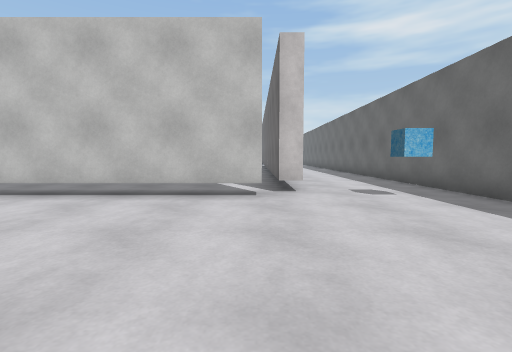
[1] (above)

21 first-person views from a walk through a Unity game level. The camera is 1.5 m above the floor, tilts 4° down and sees 85° across. The floor is counted in squares, 2 m on a side. Each view is taken from the middle of a square. On the plan, view 1 faces up. The plan holds only what a view shows up to about 10 squares ahead; the rest is blank. The place goes on beyond the plan. The player is left out. Some surface patterns are stand-ins.

[2]
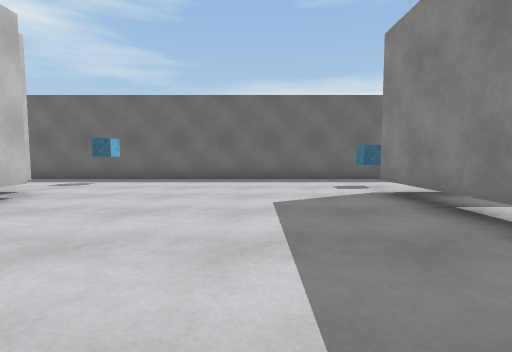

[3]
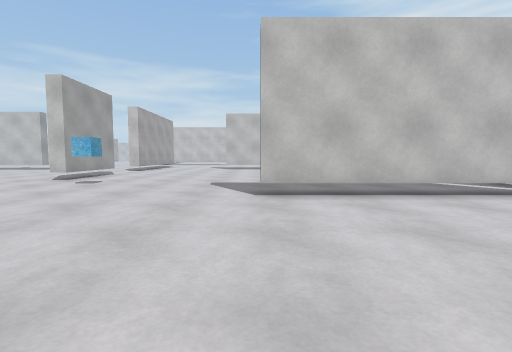

[4]
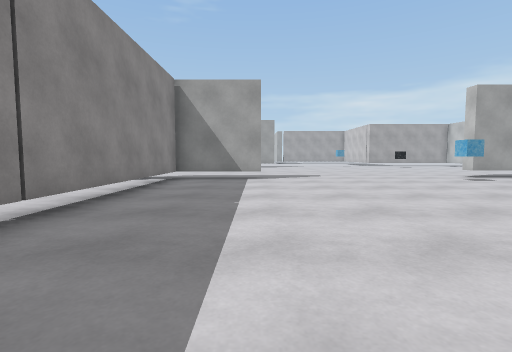

[5]
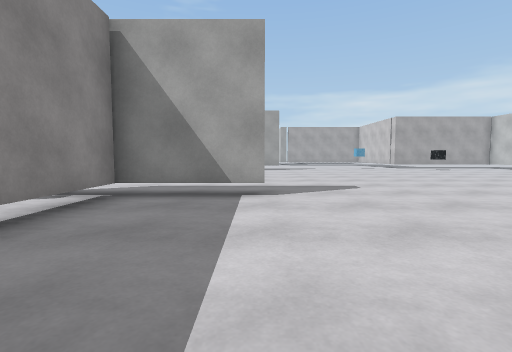

[6]
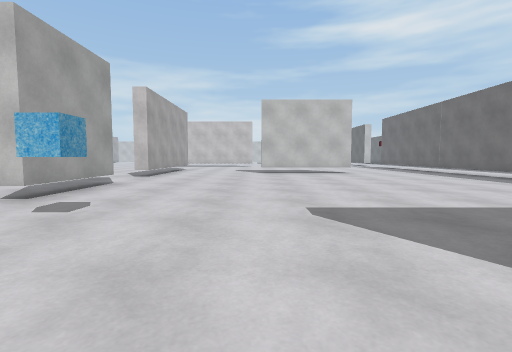

[7]
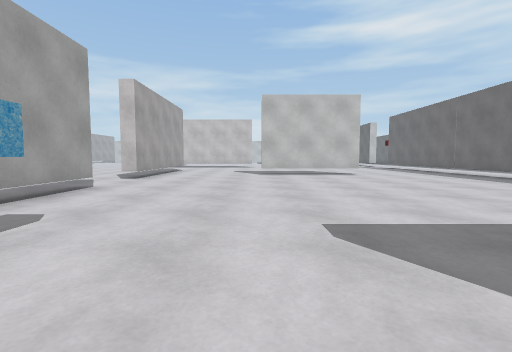

[8]
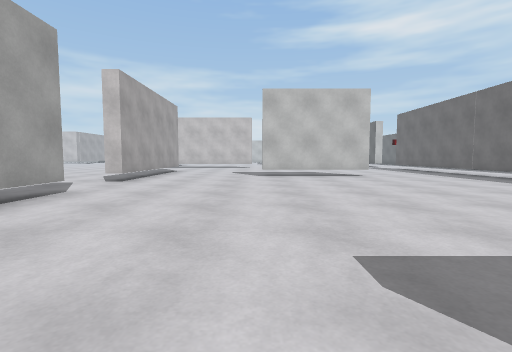

[9]
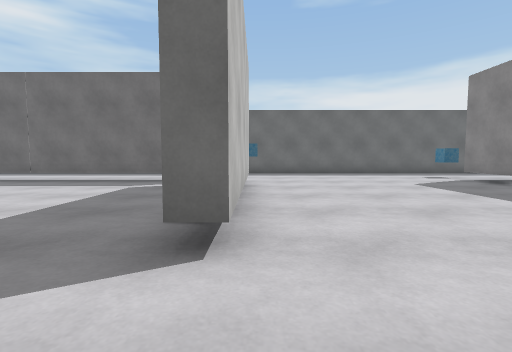

[10]
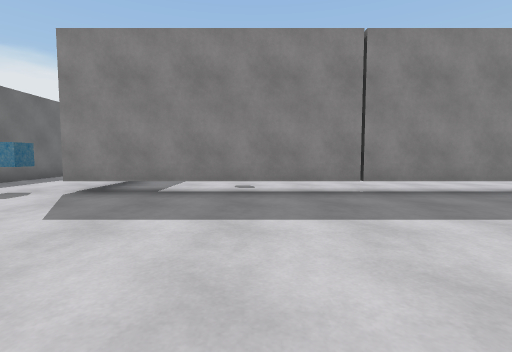

[11]
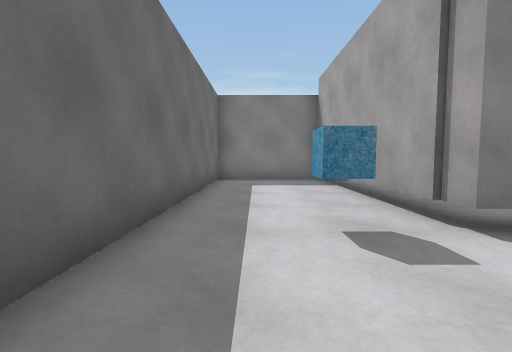

[12]
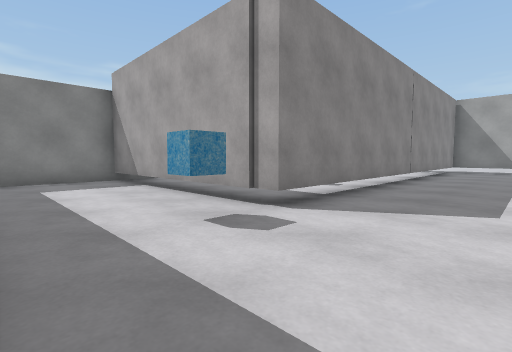

[13]
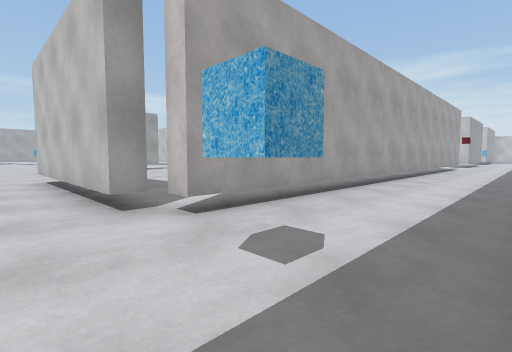

[14]
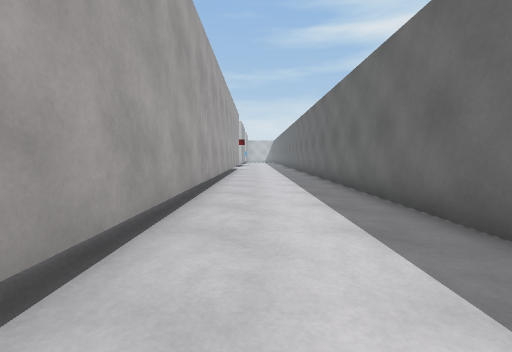

[15]
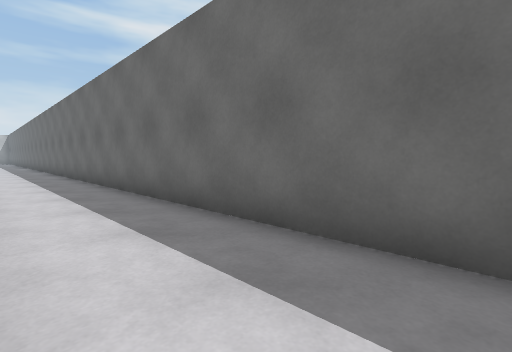

[16]
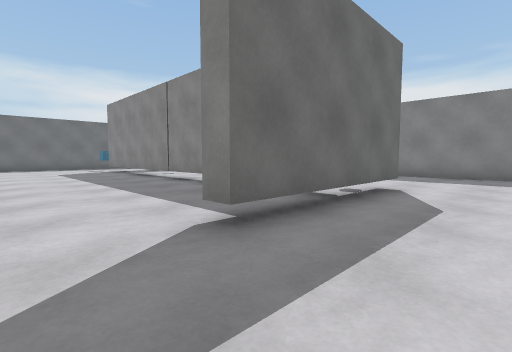

[17]
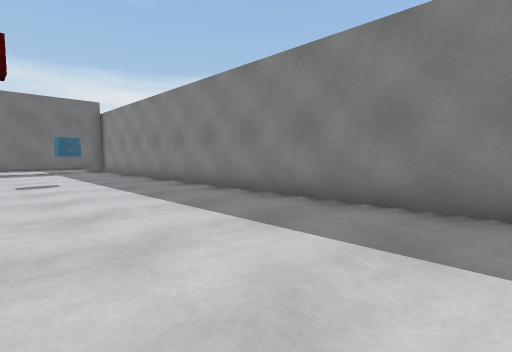

[18]
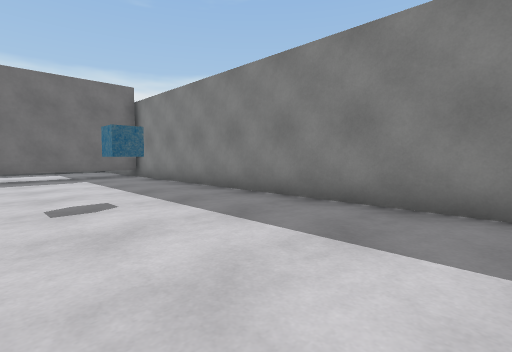

[19]
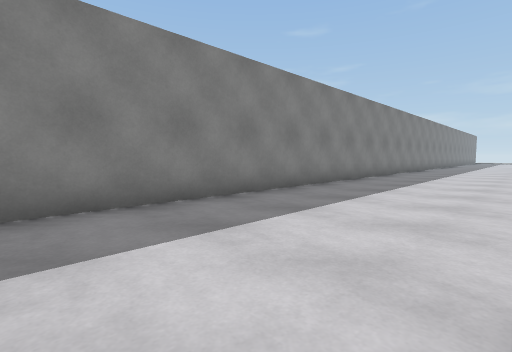

[20]
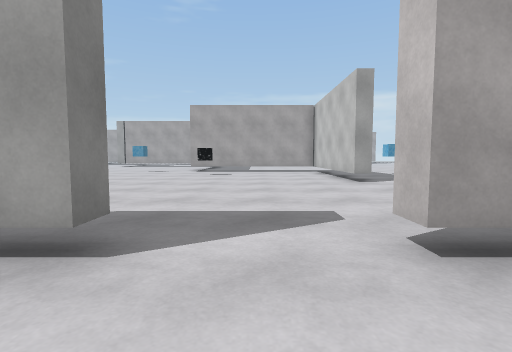

[21]
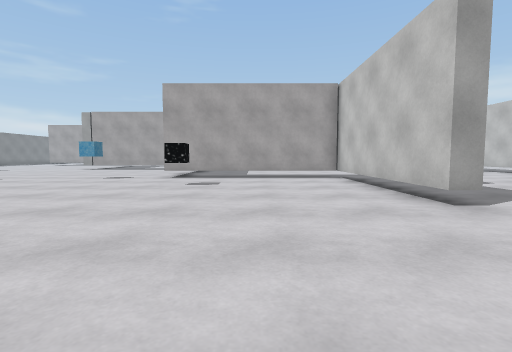

### Floor plan
Key: @ floor where view 1 was taken; # wall or solid block; . floor; T thing the floor can be seen under or through; B block; O other object.
Columns run from 24 left of view 1 to 5 right of it. Each row starts with its distance up from view 1.
 16 ######......#............#...#
 15 #...........#............#...#
 14 #........................#...#
 13 #........................T...#
 12 #........................T...#
 11 #..O........T............T...#
 10 #...........T............T...#
  9 ............T............T...#
  8 ......  .................T...#
  7 .....   .................T...#
  6 ...     ..........TTTTTTTT...#
  5 ..      ...................B.#
  4         .....................#
  3         .....................#
  2         .....................#
  1          ...T................#
  0           ..T...........@....#
 -1           ..T................#
 -2           ..TTTTTTTTTTTTTTB..#
 -3           ..T............T...#
 -4      ....................T...#
 -5   .......................T...#
 -6   .................B.....T...#
 -7    ......................T...#
 -8     .....................T...#
 -9     ##########################

Where each view was taken, in squares from view 1:
view 1: 0 up, 0 right, facing up
view 2: 1 up, 5 left, facing right
view 3: 0 up, 6 left, facing up
view 4: 1 up, 2 left, facing left
view 5: 1 up, 6 left, facing left
view 6: 4 up, 8 left, facing up
view 7: 5 up, 8 left, facing up
view 8: 6 up, 8 left, facing up
view 9: 5 up, 8 left, facing right
view 10: 4 up, 3 left, facing down
view 11: 1 up, 3 right, facing down
view 12: 1 up, 4 right, facing down-left
view 13: 4 up, 4 right, facing up-left
view 14: 6 up, 2 right, facing up
view 15: 6 up, 2 right, facing up-right
view 16: 3 up, 14 left, facing down-right
view 17: 4 down, 14 left, facing down-right
view 18: 4 down, 10 left, facing down-right
view 19: 4 down, 10 left, facing down-left
view 20: 13 up, 10 left, facing left
view 21: 13 up, 14 left, facing left
